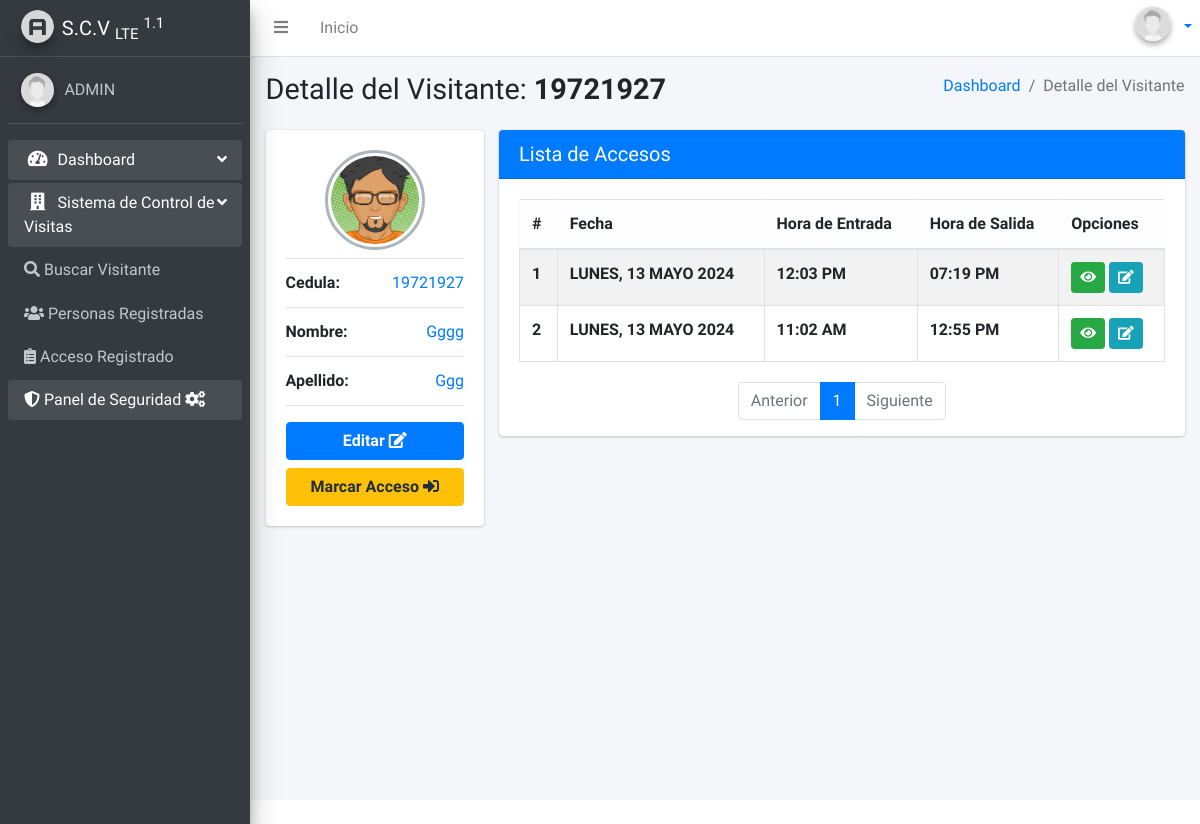
Page /person/19721927/ (signed in) on the earlier database version.
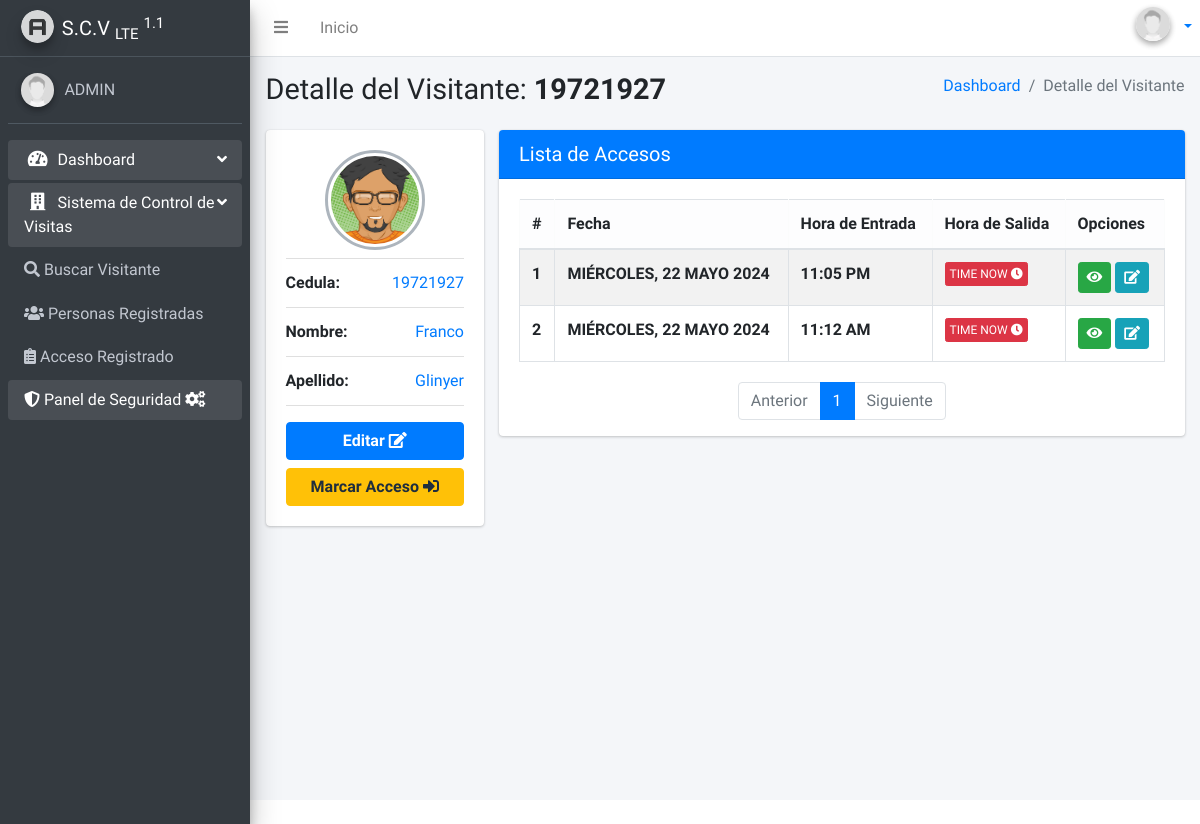
Same page on the later database version.
### apps/gav/models.py (models this page shows, shortened)
class Personas(models.Model):
    dni = models.CharField('Cedula', primary_key=True,  max_length=8,validators=[MinLengthValidator(6)])
    status = models.CharField('Tipo de visitante', max_length=1, choices=LISTA_ESTATUS, null=False, default='M')
    nac = models.CharField('Nacionalidad', max_length=2, choices=LIST_NAC, null=True, blank=True)
    first_name = models.CharField('Nombre', max_length=40,validators=[MinLengthValidator(3)])
    last_name = models.CharField('Apellido', max_length=40,validators=[MinLengthValidator(3)])
    gender = models.CharField('Género', max_length=1, choices=GENDER_CHOICES, default='B')
    class Meta:
        verbose_name = "Personas"
        verbose_name_plural = "Personas"
        ordering = ['-dni']

class Avisitantes(models.Model):
    visitor = models.ForeignKey(Personas, on_delete=models.CASCADE)
    entry = models.DateField('Fecha del Dia')
    hours = models.TimeField('Hora de Entrada')
    hoursEx = models.TimeField('Hora de Salida', null=True, blank=True)
    empleado = models.ForeignKey(Empleado, on_delete=models.CASCADE, verbose_name='Nombre del Empleados')
    oficina = models.ForeignKey(Oficina, on_delete=models.CASCADE, verbose_name='Oficina a Visitar')
    obs = models.TextField('Observaciones', max_length=140, null=True, blank=True)
    class Meta:
        verbose_name = "Listado Accesos"
        verbose_name_plural = "Listado Accesos"
        ordering = ['-entry', 'hours']

### apps/gav/views.py (the view)
# urls.py: path('person/<str:dni>/',views.dperson,name='dperson'),
@login_required
@permission_required('gav.view_personas')
def dperson(request, dni):
    try:
        person = get_object_or_404(Personas, dni=dni)
        paccess = Avisitantes.objects.filter(visitor=person).order_by('-entry', '-hours')
        paginator = Paginator(paccess, 8)
        page_number = request.GET.get('page')
        page_obj = paginator.get_page(page_number)
        context = {
            'person': person,
            'page_obj': page_obj
        }
        return render(request, 'person/dPerson.html', context)
    except Personas.DoesNotExist:
        return render(request, 'accesss/notfound.html')

### templates/person/dPerson.html (shortened to what the changed rows need)
{% extends 'layouts/main.html' %}
{% block titlecontent %}
  Detalle del Visitante: <b>{{ person.dni }}</b>
{% endblock %}
{% block content %}
  <div class="content">
    <div class="container-fluid">
      <div class="row">
        <div class="col-sm-3">
          <div class="card">
            <div class="card-body box-profile">
        {%load static%}
              <ul class="list-group list-group-unbordered mb-3">
                <li class="list-group-item">
                  <b>Cedula:</b> <a class="float-right">{{ person.dni }}</a>
                </li>
                <li class="list-group-item">
                  <b>Nombre:</b> <a class="float-right">{{ person.first_name}}</a>
                </li>
                <li class="list-group-item">
                  <b>Apellido:</b> <a class="float-right">{{ person.last_name}}</a>
                </li>
              </ul>
            </div>
          </div>
        </div>
        <div class="col">
          <div class="card card-primary">
            <div class="card-body">
              <table class="table table-striped table-bordered">
                <thead class="table-light">
                  <tr>
                    <th scope="col">#</th>
                    <th scope="col">Fecha</th>
                    <th scope="col">Hora de Entrada</th>
                    <th scope="col">Hora de Salida</th>
                    <th scope="col">Opciones</th>
                  </tr>
                </thead>
                <tbody>
                  {% for x in page_obj %}
                    <tr>
                      <th scope="row">{{ forloop.counter }}</th>
                      <th scope="row">{{ x.entry|date:"l, d F Y"|upper}}</th>
                      <th scope="row">{{ x.hours|date:"h:i A" }}</th>
                      {% if x.hoursEx is none or x.hoursEx == '' %}
                      <th><a href="{%url 'eaccess' pk=x.id%}" class="btn btn-xs btn-danger" href="">TIME NOW <i class="fas fa-clock"></i></a> </th>
                    {% else %}
                    <th>{{ x.hoursEx|date:"h:i A" }}</th>
                    {% endif %}
                      <td>
                      <a class="btn btn-sm btn-success" href="{%url 'daccess' pk=x.id%}"><i class="fa fa-eye" aria-hidden="true"></i></a>
                      <a class="btn btn-sm btn-info" href="{%url 'eaccess' pk=x.id%}"><i class="fas fa-edit"></i>
                      </td>
                    </tr>
                  {% endfor %}
                </tbody>
              </table>
            </div>
          </div>
        </div>
      </div>
    </div>
  </div>
{% endblock %}

Differences in the rows shown:
changed Personas id 19721927: first_name "Gggg" → "Franco"; last_name "Ggg" → "Glinyer"
changed Avisitantes (number 1 of 2 on the later page): entry "LUNES, 13 MAYO 2024" → "MIÉRCOLES, 22 MAYO 2024"; hours "12:03 PM" → "11:05 PM"; hoursEx "07:19 PM" → (not shown); now shows "TIME NOW"
changed Avisitantes (number 2 of 2 on the later page): entry "LUNES, 13 MAYO 2024" → "MIÉRCOLES, 22 MAYO 2024"; hours "11:02 AM" → "11:12 AM"; hoursEx "12:55 PM" → (not shown); now shows "TIME NOW"
